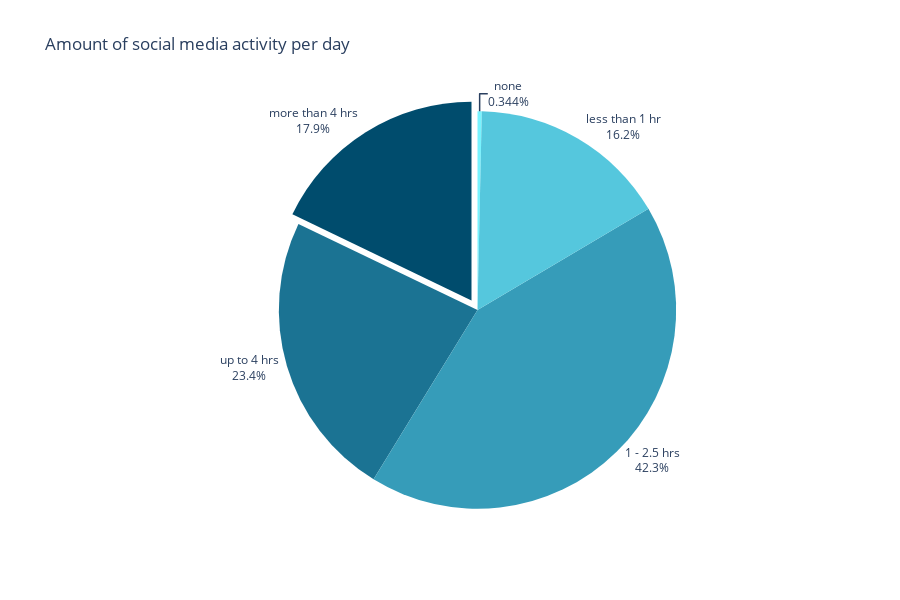
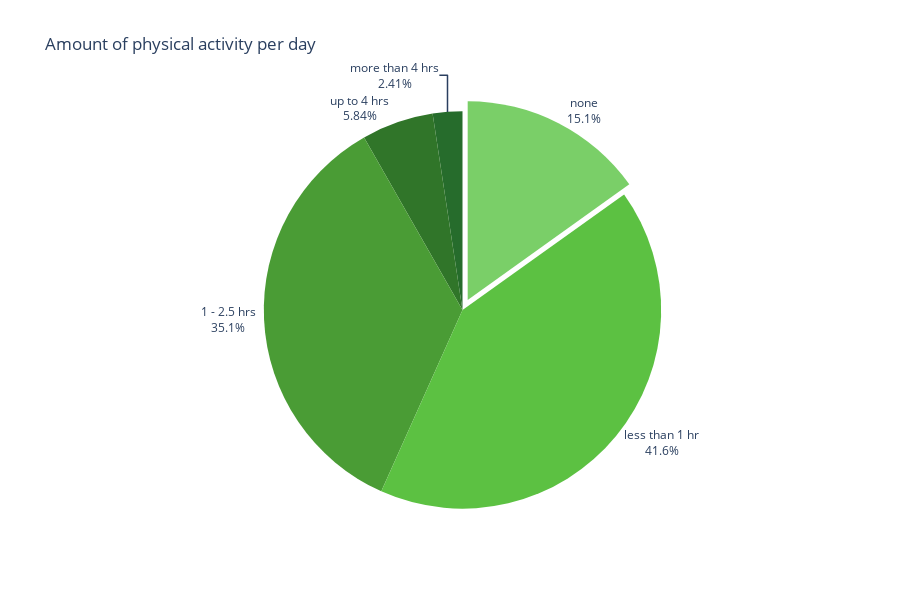

Notebook code for these charts, in order:
### Markdown cell above
A big problem with social media is that on the platforms the users will compare their lives to others, which can lead to low self-esteem, depression and anxiety. By creating such an environment, where individuals are constantly exposed to other people’s lives, the social media users can develop feelings of dissatisfaction with their own lives. As seen in the ‘Very often’ boxplot, all mental health conditions have a relatively max score. So the people who spend a lot of time using social media experience more mental health problems.

### Code cell
{
    "tags": [
        "hide-input",
    ]
}

n = df1['How much time do you spend on social media in a day?'].str.contains('none').sum()
l = df1['How much time do you spend on social media in a day?'].str.contains('less than 1 hr').sum()
hr = df1['How much time do you spend on social media in a day?'].str.contains('1 - 2.5 hrs').sum()
up = df1['How much time do you spend on social media in a day?'].str.contains('upto 4 hrs').sum()
mr = df1['How much time do you spend on social media in a day?'].str.contains('more than 4 hrs').sum()

list = [n, mr, up, hr, l]

trace = go.Pie(
    labels = ['none', 'more than 4 hrs', 'up to 4 hrs', '1 - 2.5 hrs', 'less than 1 hr'],
    values = list,
    sort = False
)

fig4 = go.Figure(trace)

fig4.update_layout(height = 600)
fig4.update_layout(showlegend = False)
fig4.update_traces(marker = dict(colors = ['#78f4ff', '#004c6d', '#1b7393', '#369cb9', '#55c7dd']))
fig4.update_traces(textposition = 'outside', textinfo='percent + label')
fig4.update_layout(title = 'Amount of social media activity per day')
fig4.update_traces(pull = [0, 0.057, 0, 0, 0])

fig4.show()

n2 = df1['How much time do you spend on physical activities in a day?'].str.contains('none').sum()
l2 = df1['How much time do you spend on physical activities in a day?'].str.contains('less than 1 hr').sum()
hr2 = df1['How much time do you spend on physical activities in a day?'].str.contains('1 - 2.5 hrs').sum()
up2 = df1['How much time do you spend on physical activities in a day?'].str.contains('upto 4 hrs').sum()
mr2 = df1['How much time do you spend on physical activities in a day?'].str.contains('more than 4 hrs').sum()

list = [n2, mr2, up2, hr2, l2]

trace = go.Pie(
    labels = ['none', 'more than 4 hrs', 'up to 4 hrs', '1 - 2.5 hrs', 'less than 1 hr'],
    values = list,
    sort = False
)

fig5 = go.Figure(trace)

fig5.update_layout(height = 600)
fig5.update_layout(showlegend = False)
fig5.update_traces(marker = dict(colors = ['#7ACF68', '#266C2C', '#307529', '#4A9C35', '#5CC142']))
fig5.update_traces(textposition = 'outside', textinfo='percent + label')
fig5.update_layout(title = 'Amount of physical activity per day')
fig5.update_traces(pull = [0.057, 0, 0, 0, 0])

fig5.show()

### Figure 1 — Plotly figure (JSON) as saved in the notebook; plotly's stock layout.template omitted (floating-point values rounded to 4 significant figures)
{"data": [{"labels": ["none", "more than 4 hrs", "up to 4 hrs", "1 - 2.5 hrs", "less than 1 hr"], "marker": {"colors": ["#78f4ff", "#004c6d", "#1b7393", "#369cb9", "#55c7dd"]}, "pull": [0, 0.057, 0, 0, 0], "sort": false, "textinfo": "percent+label", "textposition": "outside", "type": "pie", "values": [1, 52, 68, 123, 47]}], "layout": {"height": 600, "showlegend": false, "title": {"text": "Amount of social media activity per day"}}}

### Figure 2 — Plotly figure (JSON) as saved in the notebook; plotly's stock layout.template omitted (floating-point values rounded to 4 significant figures)
{"data": [{"labels": ["none", "more than 4 hrs", "up to 4 hrs", "1 - 2.5 hrs", "less than 1 hr"], "marker": {"colors": ["#7ACF68", "#266C2C", "#307529", "#4A9C35", "#5CC142"]}, "pull": [0.057, 0, 0, 0, 0], "sort": false, "textinfo": "percent+label", "textposition": "outside", "type": "pie", "values": [44, 7, 17, 102, 121]}], "layout": {"height": 600, "showlegend": false, "title": {"text": "Amount of physical activity per day"}}}
